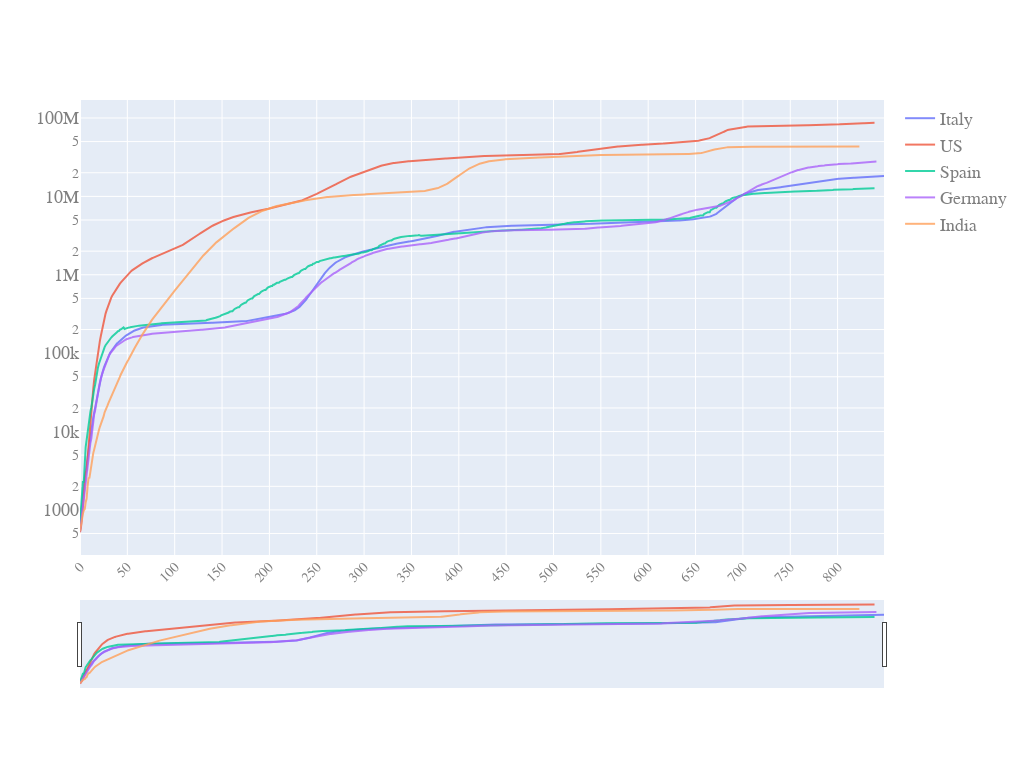

This figure's notebook cell:
### Code cell
quick_plot(df_analyse.date,
          df_analyse.iloc[:,3:-1],
          y_scale= 'log',
          slider = True)

### Figure 1 — Plotly figure (JSON) as saved in the notebook; plotly's stock layout.template omitted (floating-point values rounded to 4 significant figures; data arrays with more than 128 entries replaced by an {"elided": "..."} marker saying what was removed)
{"data": [{"name": "Italy", "opacity": 0.8, "type": "scatter", "x": {"elided": "850 int values"}, "y": {"elided": "850 int values"}}, {"name": "US", "opacity": 0.8, "type": "scatter", "x": {"elided": "850 int values"}, "y": {"elided": "850 int values"}}, {"name": "Spain", "opacity": 0.8, "type": "scatter", "x": {"elided": "850 int values"}, "y": {"elided": "850 int values"}}, {"name": "Germany", "opacity": 0.8, "type": "scatter", "x": {"elided": "850 int values"}, "y": {"elided": "850 int values"}}, {"name": "India", "opacity": 0.8, "type": "scatter", "x": {"elided": "850 int values"}, "y": {"elided": "850 int values"}}], "layout": {"autosize": true, "font": {"color": "#7f7f7f", "family": "PT Sans, monospace", "size": 18}, "height": 768, "width": 1024, "xaxis": {"nticks": 20, "rangeslider": {"visible": true}, "tickangle": -45, "tickfont": {"color": "#7f7f7f", "size": 14}}, "yaxis": {"type": "log"}}}
